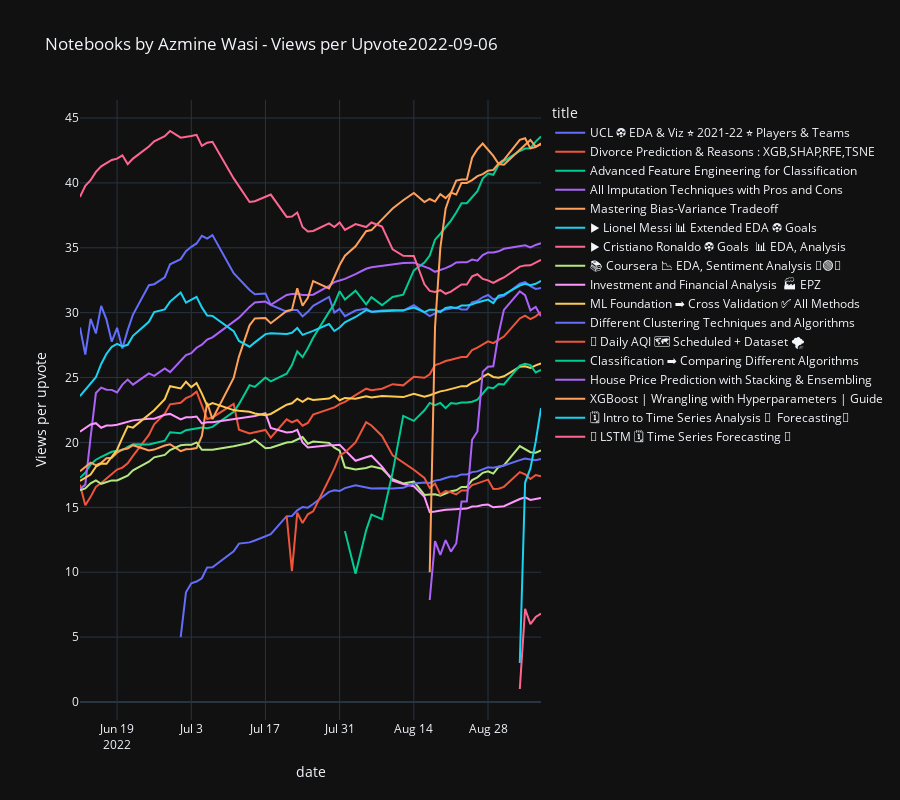

Notebook code cell kept with this figure:
### Code cell
df_d['Views per upvote']=df_d['view_count']/df_d['count']
fig=px.line(
    df_d,
    x='date',
    y='Views per upvote',
    title=f'Notebooks by {df.author_displayName.get(0)} - Views per Upvote'+str(links[-2][25:35]),
    log_x=False,
    #log_y=True,
    line_group='title',
    #line_shape='spline',
    markers=False,
    #width=400, 
    height=800,
    color='title',
    template='plotly_dark',
    hover_name='title')
fig.show()
